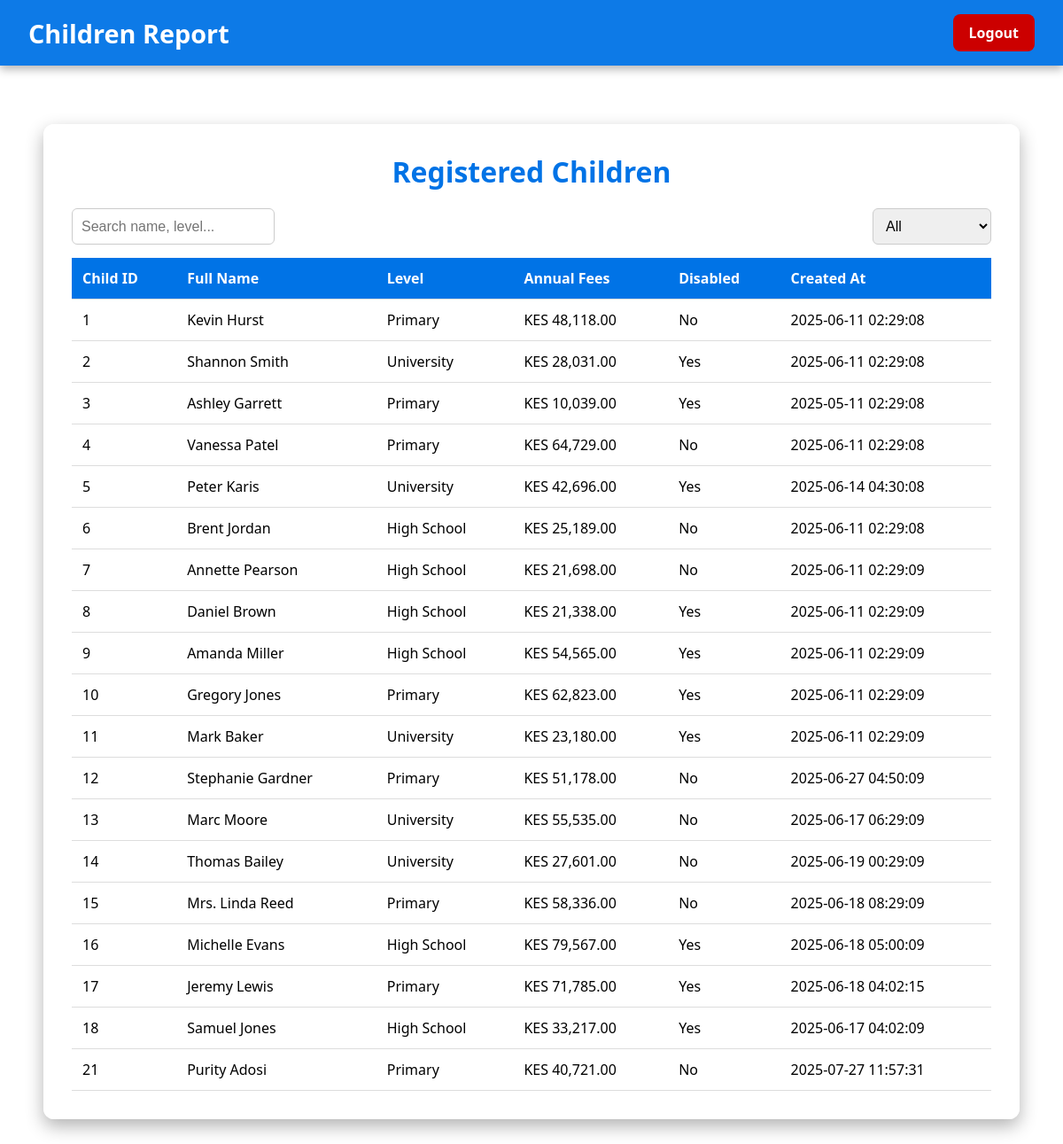
The app's page /report_children.php (signed in) with its own data.
### tables this page shows
CREATE TABLE `children` (
  `childID` int(11) NOT NULL,
  `fullName` varchar(100) NOT NULL,
  `level_of_learning` enum('Primary','High School','University') NOT NULL,
  `academic_progress` text DEFAULT NULL,
  `annual_fees` decimal(10,2) NOT NULL,
  `health_status` text DEFAULT NULL,
  `is_disabled` tinyint(1) DEFAULT 0,
  `hobbies` text DEFAULT NULL,
  `background` text DEFAULT NULL,
  `created_at` timestamp NOT NULL DEFAULT current_timestamp(),
  `birthdate` date DEFAULT NULL,
  `image_path` varchar(255) DEFAULT NULL,
  `document_path` varchar(255) DEFAULT NULL,
  `is_funded` tinyint(1) DEFAULT 0
);

### report_children.php (the view, shortened to what this page needs)
<?php
require 'db_connect.php';
?>
<!DOCTYPE html>
<html lang="en">
<head>
</head>
<body>
    <div class="top-nav">
        <h1>Children Report</h1>
        <a href="logout.php" class="logout-btn">Logout</a>
    </div>
    <div class="container">
        <div class="report-box">
            <h2>Registered Children</h2>
            <div class="search-filter">
                <input type="text" id="searchInput" placeholder="Search name, level..." onkeyup="filterTable()">
                <select id="disabilityFilter" onchange="filterTable()">
                    <option value="">All</option>
                </select>
            </div>
            <?php
            $result = $conn->query("SELECT childID, fullName, level_of_learning, annual_fees, is_disabled, created_at FROM Children");
            if ($result && $result->num_rows > 0) {
                echo "<table id='childrenTable'>";
                echo "<tr>
                        <th>Child ID</th>
                        <th>Full Name</th>
                        <th>Level</th>
                        <th>Annual Fees</th>
                        <th>Disabled</th>
                        <th>Created At</th>
                      </tr>";
                while ($row = $result->fetch_assoc()) {
                    echo "<tr>
                            <td>".htmlspecialchars($row['childID'])."</td>
                            <td>".htmlspecialchars($row['fullName'])."</td>
                            <td>".htmlspecialchars($row['level_of_learning'])."</td>
                            <td>KES ".number_format($row['annual_fees'], 2)."</td>
                            <td>".($row['is_disabled'] ? "Yes" : "No")."</td>
                            <td>".htmlspecialchars($row['created_at'])."</td>
                          </tr>";
                }
                echo "</table>";
            } else {
                echo "<p class='no-data'>No child records found.</p>";
            }
            ?>
        </div>
    </div>
</body>
</html>

### report_children.php (style rules this page uses)
* { margin: 0; padding: 0; box-sizing: border-box; }
body { font-family: 'Segoe UI', Tahoma, Geneva, Verdana, sans-serif; height: 100vh; background: url('images/report-bg.jpg') no-repeat center center fixed; background-size: cover; display: flex; flex-direction: column; }
.top-nav { position: fixed; top: 0; left: 0; width: 100%; background: rgba(0, 115, 230, 0.95); padding: 1rem 2rem; display: flex; justify-content: space-between; align-items: center; color: white; z-index: 1000; box-shadow: 0 4px 10px rgba(0, 0, 0, 0.3); }
.top-nav h1 { font-size: 1.8rem; }
.top-nav a.logout-btn { background: #cc0000; color: white; padding: 10px 18px; border-radius: 8px; text-decoration: none; font-weight: bold; transition: background 0.3s ease, transform 0.2s ease; }
.container { flex: 1; padding: 140px 20px 40px; display: flex; justify-content: center; }
.report-box { background: rgba(255, 255, 255, 0.95); width: 95%; max-width: 1800px; padding: 2rem; border-radius: 12px; box-shadow: 0 8px 20px rgba(0, 0, 0, 0.3); animation: fadeIn 0.8s ease; }
.report-box h2 { text-align: center; font-size: 2rem; color: #0073e6; margin-bottom: 20px; }
.search-filter { display: flex; flex-wrap: wrap; justify-content: space-between; margin-bottom: 15px; gap: 10px; }
.search-filter input, .search-filter select { padding: 10px; font-size: 1rem; border: 1px solid #ccc; border-radius: 6px; }
table { width: 100%; border-collapse: collapse; font-size: 1rem; }
th, td { padding: 12px; text-align: left; border-bottom: 1px solid #ddd; }
th { background: #0073e6; color: white; }

### records on screen
children: childID "1", fullName "Kevin Hurst", level_of_learning "Primary", annual_fees "48,118.00", is_disabled "No", created_at "2025-06-11 02:29:08"
children: childID "2", fullName "Shannon Smith", level_of_learning "University", annual_fees "28,031.00", is_disabled "Yes", created_at "2025-06-11 02:29:08"
children: childID "3", fullName "Ashley Garrett", level_of_learning "Primary", annual_fees "10,039.00", is_disabled "Yes", created_at "2025-05-11 02:29:08"
children: childID "4", fullName "Vanessa Patel", level_of_learning "Primary", annual_fees "64,729.00", is_disabled "No", created_at "2025-06-11 02:29:08"
children: childID "5", fullName "Peter Karis", level_of_learning "University", annual_fees "42,696.00", is_disabled "Yes", created_at "2025-06-14 04:30:08"
children: childID "6", fullName "Brent Jordan", level_of_learning "High School", annual_fees "25,189.00", is_disabled "No", created_at "2025-06-11 02:29:08"
children: childID "7", fullName "Annette Pearson", level_of_learning "High School", annual_fees "21,698.00", is_disabled "No", created_at "2025-06-11 02:29:09"
children: childID "8", fullName "Daniel Brown", level_of_learning "High School", annual_fees "21,338.00", is_disabled "Yes", created_at "2025-06-11 02:29:09"
children: childID "9", fullName "Amanda Miller", level_of_learning "High School", annual_fees "54,565.00", is_disabled "Yes", created_at "2025-06-11 02:29:09"
children: childID "10", fullName "Gregory Jones", level_of_learning "Primary", annual_fees "62,823.00", is_disabled "Yes", created_at "2025-06-11 02:29:09"
children: childID "11", fullName "Mark Baker", level_of_learning "University", annual_fees "23,180.00", is_disabled "Yes", created_at "2025-06-11 02:29:09"
children: childID "12", fullName "Stephanie Gardner", level_of_learning "Primary", annual_fees "51,178.00", is_disabled "No", created_at "2025-06-27 04:50:09"
children: childID "13", fullName "Marc Moore", level_of_learning "University", annual_fees "55,535.00", is_disabled "No", created_at "2025-06-17 06:29:09"
children: childID "14", fullName "Thomas Bailey", level_of_learning "University", annual_fees "27,601.00", is_disabled "No", created_at "2025-06-19 00:29:09"
children: childID "15", fullName "Mrs. Linda Reed", level_of_learning "Primary", annual_fees "58,336.00", is_disabled "No", created_at "2025-06-18 08:29:09"
children: childID "16", fullName "Michelle Evans", level_of_learning "High School", annual_fees "79,567.00", is_disabled "Yes", created_at "2025-06-18 05:00:09"
children: childID "17", fullName "Jeremy Lewis", level_of_learning "Primary", annual_fees "71,785.00", is_disabled "Yes", created_at "2025-06-18 04:02:15"
children: childID "18", fullName "Samuel Jones", level_of_learning "High School", annual_fees "33,217.00", is_disabled "Yes", created_at "2025-06-17 04:02:09"
children: childID "21", fullName "Purity Adosi", level_of_learning "Primary", annual_fees "40,721.00", is_disabled "No", created_at "2025-07-27 11:57:31"
